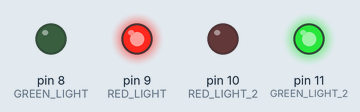
This sketch was run on a simulated Arduino Uno, built with avr-gcc and run on an emulated ATmega328P. Shown: output pins drawn as LEDs (lit = HIGH).

Above: at 0.2 s.
At 2.2 s:
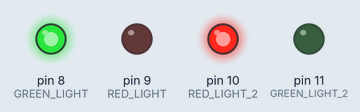
Timing chart, 0 to 3.5 s (numbered marks = the images above):
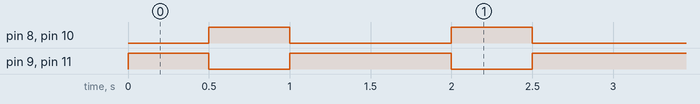

Measured:
- by itself, pin 8 (GREEN_LIGHT), pin 10 (RED_LIGHT_2): alternates HIGH for 0.50 s and LOW for 1.0 s
- by itself, pin 9 (RED_LIGHT), pin 11 (GREEN_LIGHT_2): repeats every 1.5 s: LOW 0.50 s, HIGH 1.0 s

The sketch:

hackathon_test2.ino
```cpp
#define RED_LIGHT 9 // first light, red LEDs (high when opposite detected, low when clear)
#define GREEN_LIGHT 8 // first light, green LEDs (high when clear, low when opposite detected)
#define RED_LIGHT_2 10 // second light, red LEDs (high when opposite detected, low when clear)
#define GREEN_LIGHT_2 11 // second light, green LEDs (high when clear, low when opposite detected)

void setup() {
  // put your setup code here, to run once:
  pinMode(RED_LIGHT, OUTPUT);
  pinMode(GREEN_LIGHT, OUTPUT);
  pinMode(RED_LIGHT_2, OUTPUT);
  pinMode(GREEN_LIGHT_2, OUTPUT);
}

void loop() {
  // put your main code here, to run repeatedly:

  digitalWrite(RED_LIGHT, HIGH);
  digitalWrite(GREEN_LIGHT_2, HIGH);

  digitalWrite(RED_LIGHT_2, LOW);
  digitalWrite(GREEN_LIGHT, LOW);

  delay(500);

  digitalWrite(RED_LIGHT, LOW);
  digitalWrite(GREEN_LIGHT_2, LOW);

  digitalWrite(RED_LIGHT_2, HIGH);
  digitalWrite(GREEN_LIGHT, HIGH);

  delay(500);

  digitalWrite(RED_LIGHT, HIGH);
  digitalWrite(GREEN_LIGHT_2, HIGH);

  digitalWrite(RED_LIGHT_2, LOW);
  digitalWrite(GREEN_LIGHT, LOW);

  delay(500);

}
```
